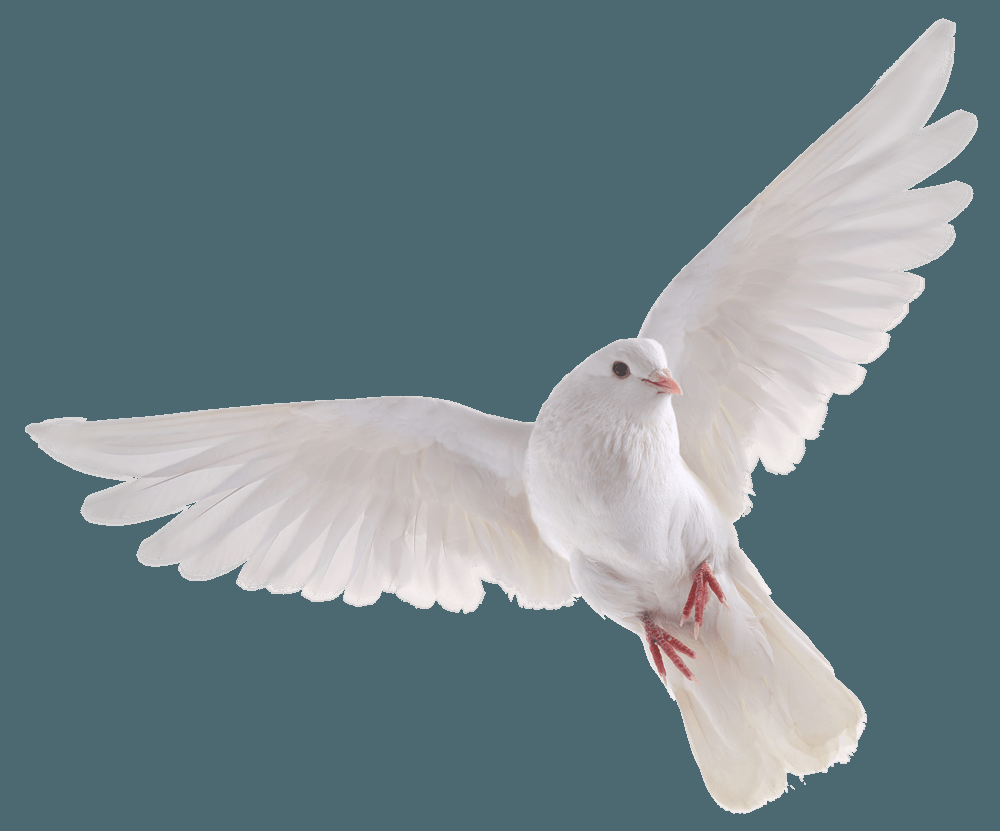
#> input picture pics/bird1.png, 1000 x 831 px
$ python -i ground_mask.py   (imports and definitions only)
#> lines starting #> are read from the running program, lines starting #| are printed output that depends on the picture; after the words box and inside, x2 and y2 are one past the last pixel; in counts of white or black regions, pixels touching at a corner belong together
#> further down, picture is the input picture: shape (831, 1000, 3); mean B, G, R 137.1, 131.5, 112.8
"""Ground/horizon masking for sky-clutter suppression.

Segments the sky region via a connected-component flood: the largest
edge-free component touching the top of the frame is treated as sky.
Interior holes within that sky region (e.g. a drone's silhouette or a
cloud pocket) are absorbed back into sky so the drone remains searchable.
Everything else is ground; the mask is 255 there and 0 in sky.

The mask is fed into ``MotionDetector`` as ``diff[mask > 0] = 0``, so
ground clutter does not generate false motion events while drones flying
in the sky region are fully visible.

NOTE: the companion ``MotionDetector`` lives in
``dronetracker/vision/motion_detector.py``.
"""

__all__ = [
    "GroundMaskGenerator",
    "MASK_DOWNSCALE",
]

import cv2
import numpy as np

MASK_DOWNSCALE = 2   # compute() runs at 1/MASK_DOWNSCALE; mask upscaled at end


class GroundMaskGenerator:
    """Compute and cache a ground/sky binary mask for a given video frame.

    Call ``compute(frame)`` whenever the scene changes (e.g. after a camera
    pan/tilt settles).  ``get_mask()`` returns the most recent mask.

    ``SHOW_IMAGE = False`` (default) — set to True only for debugging; setting
    it True on a headless machine will raise a cv2 error.
    """

    WINDOW_NAME   = "mask"
    SHOW_IMAGE    = False

    def __init__(self):
        self.mask        = None
        self._has_display = False
        if self.SHOW_IMAGE:
            try:
                cv2.namedWindow(GroundMaskGenerator.WINDOW_NAME, cv2.WINDOW_NORMAL)
                cv2.setWindowProperty(
                    GroundMaskGenerator.WINDOW_NAME,
                    cv2.WND_PROP_FULLSCREEN,
                    cv2.WINDOW_FULLSCREEN,
                )
                self._has_display = True
            except cv2.error:
                pass

    def compute(self, frame):
        """Recompute the ground mask from ``frame``.

        Returns the new mask (also stored as ``self.mask``).
        If no edge-free connected component touches the top row (e.g. camera
        tilted fully into ground), the previous mask is returned unchanged
        (None on the very first frame, which means no suppression).
        """
        h, w   = frame.shape[:2]
#> h = 831; w = 1000
        sh, sw = h // MASK_DOWNSCALE, w // MASK_DOWNSCALE
#> sh = 415; sw = 500

        small = cv2.resize(frame, (sw, sh), interpolation=cv2.INTER_AREA)

        # Cloud detection — high brightness, low saturation.
        hsv    = cv2.cvtColor(small, cv2.COLOR_BGR2HSV)
#> hsv: shape (415, 500, 3); mean H, S, V 89.9, 62.9, 139.4
        clouds = (hsv[:, :, 2] > 200) & (hsv[:, :, 1] < 30)
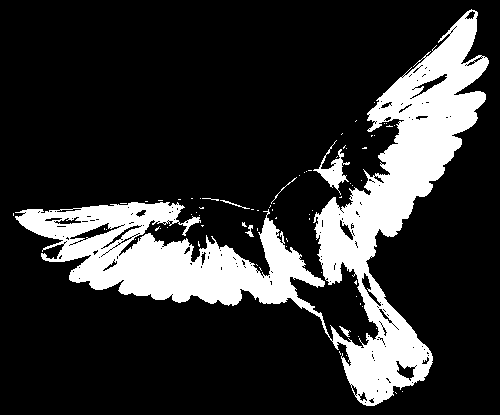
#> clouds: shape (415, 500) bool; 19.3% white; 74 white regions (67 under 20 px), largest, box (x1, y1, x2, y2) and area: (15, 9, 489, 406) 39039, (313, 140, 350, 195) 561, (220, 200, 250, 209) 46

        # Edge map (cloud regions zeroed out so clouds don't fragment sky).
        gray     = cv2.cvtColor(small, cv2.COLOR_BGR2GRAY)
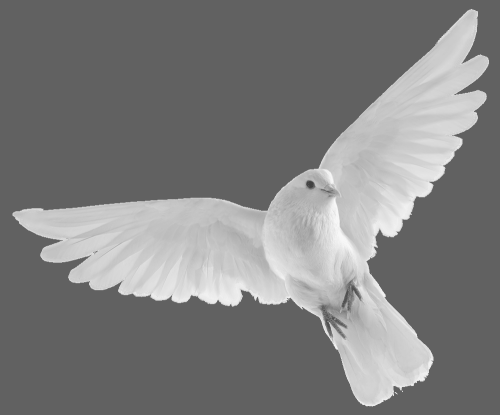
#> gray: shape (415, 500); min 65, max 247, mean 126.4
        edges    = cv2.Canny(gray, 50, 150)
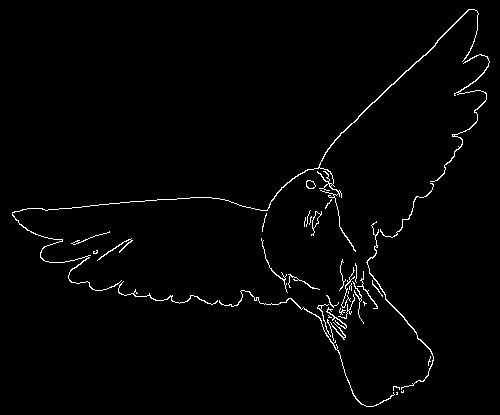
#> edges: shape (415, 500); 1.7% white in thin lines or dots
        edges[clouds] = 0
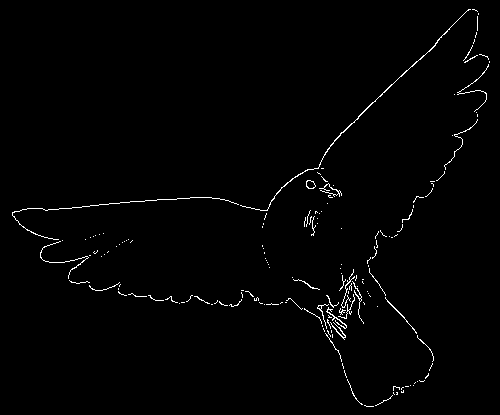
#> edges: shape (415, 500); 1.2% white in thin lines or dots
        smoothed = cv2.dilate(edges, np.ones((5, 5), dtype=np.uint8))
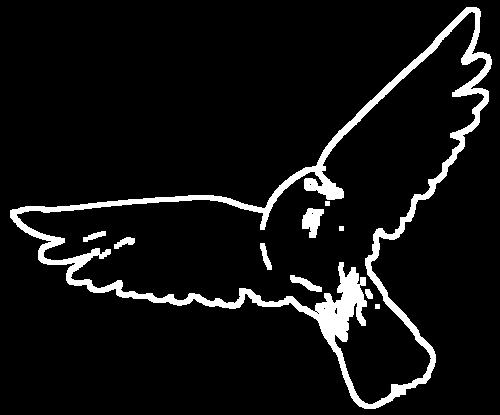
#> smoothed: shape (415, 500); 7.2% white; 10 white regions, largest, box (x1, y1, x2, y2) and area: (10, 7, 492, 409) 13720, (302, 208, 324, 238) 415, (290, 275, 322, 292) 221

        # ------------------------------------------------------------------ #
        # Sky segmentation: flood from the top row using connected components.
        # ------------------------------------------------------------------ #

        # Passable = pixels with no edge (background texture, open sky).
        passable  = (smoothed == 0).astype(np.uint8)
        _, labels = cv2.connectedComponents(passable)
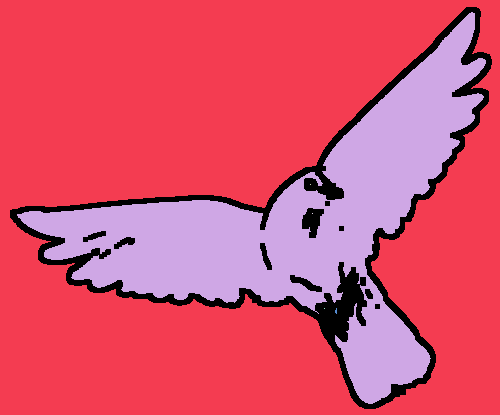
#> labels: shape (415, 500) int32; 7 distinct labels, from 0 to 6; one colour per label, 0 black

        # Collect component IDs that touch the top row.
        top_ids = np.unique(labels[0, :])
#> top_ids = [1]
        top_ids = top_ids[top_ids != 0]   # exclude background label 0

        if top_ids.size == 0:
            # Nothing passable on the top row — keep previous mask.
            return self.mask

        # Pick the largest among them as the canonical sky blob.
        counts = np.bincount(labels.ravel())
#> counts = [14898, 143683, 48907, 1, 1, 1, 9]
        sky_id = int(top_ids[np.argmax(counts[top_ids])])
#> sky_id = 1
        sky    = (labels == sky_id).astype(np.uint8)
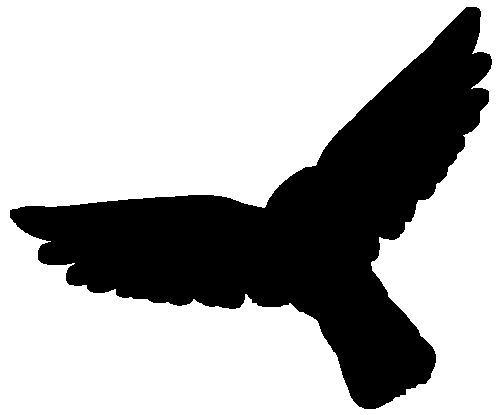
#> sky: shape (415, 500); values 0 (black) and 1 (white), 69.2% white; 1 black region, box (x1, y1, x2, y2) and area: (10, 7, 492, 409) 63817

        # Fill interior holes: non-sky regions that don't touch any image
        # border are fully enclosed by sky (drone silhouettes, cloud pockets,
        # etc.) and should also be searchable, not masked as ground.
        notsky       = (sky == 0).astype(np.uint8)
        _, nlabels   = cv2.connectedComponents(notsky)
        # Only the bottom edge anchors a region as real ground.
        # Left/right-edge islands that sky wraps around are absorbed into sky.
        border_ids = np.unique(nlabels[-1, :])
#> border_ids = [0]
        border_ids = border_ids[border_ids != 0]
#> border_ids = empty array
        # Regions touching the border are real ground; everything else is interior.
        ground       = np.isin(nlabels, border_ids).astype(np.uint8)
#> ground: shape (415, 500); every value is 0
        small_mask   = ground * np.uint8(255)   # 255 = ground, 0 = sky + holes

        # Dilate ground slightly to avoid a thin unmasked strip right at the
        # horizon edge.  Reduce/remove this kernel if drones near the horizon
        # get clipped.
        small_mask = cv2.dilate(small_mask, np.ones((7, 7), dtype=np.uint8))
        self.mask  = cv2.resize(small_mask, (w, h), interpolation=cv2.INTER_NEAREST)
#> self.mask: shape (831, 1000); every value is 0

        if self._has_display:
            cv2.imshow(GroundMaskGenerator.WINDOW_NAME, self.mask)
            cv2.waitKey(1)

        return self.mask

    def get_mask(self):
        """Return the most recently computed mask, or None if never computed."""
        return self.mask

>>> import cv2
>>> picture = cv2.imread('../../../../pics/bird1.png')
>>> result = GroundMaskGenerator().compute(picture)

$ run again, on pics/bird2.png
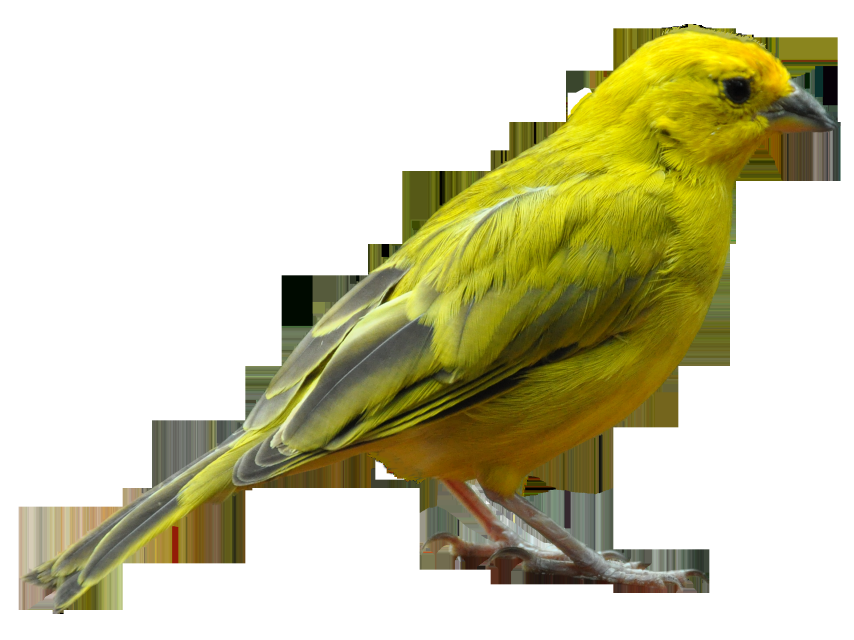
#> input picture pics/bird2.png, 2560 x 1920 px (shown at 1/3 size)
#> picture is the input picture: shape (1920, 2560, 3); mean B, G, R 172.3, 204.6, 207.2
#> hsv: shape (960, 1280, 3); mean H, S, V 11.9, 66.6, 208.1
#> clouds: shape (960, 1280) bool; 61% white; 2 black regions (1 under 20 px), largest, box (x1, y1, x2, y2) and area: (28, 36, 1261, 921) 479484
#> smoothed: shape (960, 1280); 21.9% white; 16 white regions, largest, box (x1, y1, x2, y2) and area: (26, 34, 1263, 923) 265941, (1118, 205, 1165, 250) 1087, (1007, 131, 1044, 143) 289
#> in compute, `_, labels = cv2.connectedComponents(passable)`:
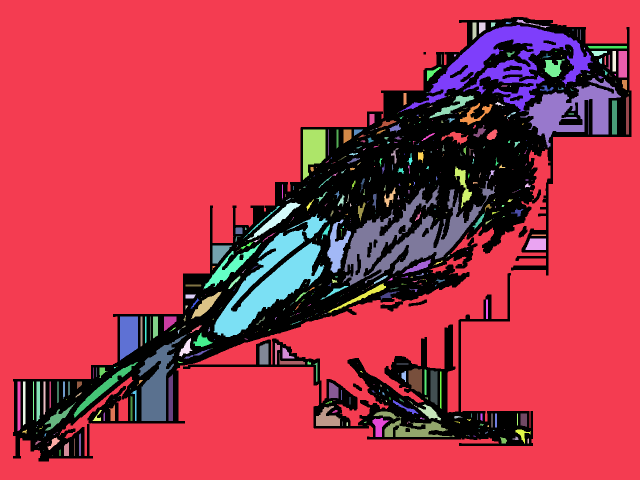
#> labels: shape (960, 1280) int32 (shown at 1/2 size); 577 distinct labels, from 0 to 576; one colour per label, 0 black
#> top_ids = [1]
#> counts = 577 values, max 828417 at index 1, min 1 at index 11, mean 2129.6
#> sky_id = 1
#> sky: shape (960, 1280); values 0 (black) and 1 (white), 67.4% white; 5 black regions, box (x1, y1, x2, y2) and area: (26, 34, 1263, 923) 399765, (1037, 452, 1055, 475) 230, (817, 599, 854, 613) 224, (706, 767, 724, 782) 139, (847, 104, 852, 109) 25
#> in compute, `_, nlabels   = cv2.connectedComponents(notsky)`:
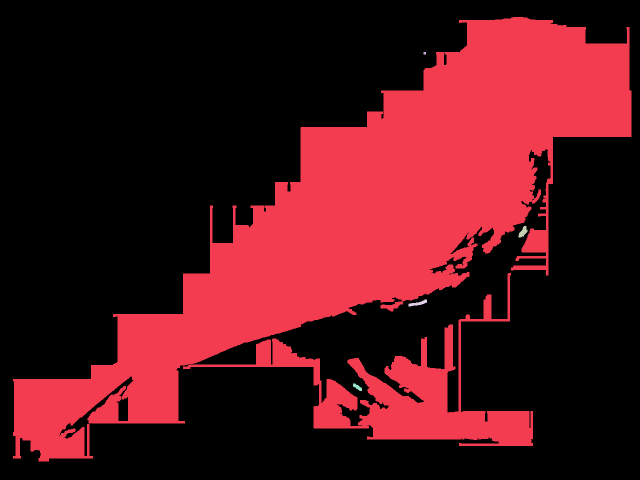
#> nlabels: shape (960, 1280) int32 (shown at 1/2 size); 6 distinct labels, from 0 to 5; one colour per label, 0 black
#> in compute, `border_ids = np.unique(nlabels[-1, :])`: border_ids = [0]
#> in compute, `border_ids = border_ids[border_ids != 0]`: border_ids = empty array
#> ground: shape (960, 1280); every value is 0
#> self.mask: shape (1920, 2560); every value is 0
